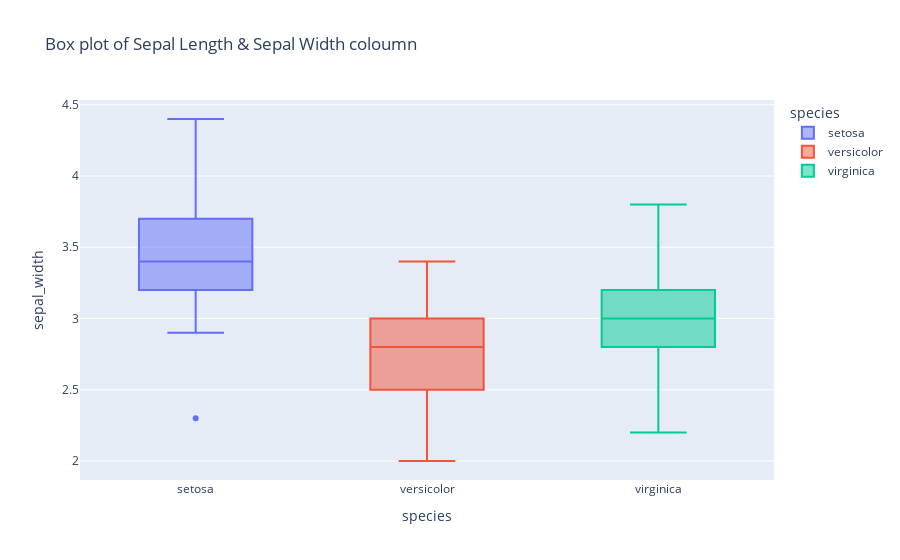

The cell this chart's notebook holds for it:
### Markdown cell above
## box plot

### Code cell
fig4=px.box(df,x='species',y='sepal_width',title='Box plot of Sepal Length & Sepal Width coloumn', color='species')  
fig4.show()

### Figure 1 — Plotly figure (JSON) as saved in the notebook; plotly's stock layout.template omitted (floating-point values rounded to 4 significant figures)
{"data": [{"alignmentgroup": "True", "hovertemplate": "species=%{x}<br>sepal_width=%{y}<extra></extra>", "legendgroup": "setosa", "marker": {"color": "#636efa"}, "name": "setosa", "notched": false, "offsetgroup": "setosa", "orientation": "v", "showlegend": true, "type": "box", "x": ["setosa", "setosa", "setosa", "setosa", "setosa", "setosa", "setosa", "setosa", "setosa", "setosa", "setosa", "setosa", "setosa", "setosa", "setosa", "setosa", "setosa", "setosa", "setosa", "setosa", "setosa", "setosa", "setosa", "setosa", "setosa", "setosa", "setosa", "setosa", "setosa", "setosa", "setosa", "setosa", "setosa", "setosa", "setosa", "setosa", "setosa", "setosa", "setosa", "setosa", "setosa", "setosa", "setosa", "setosa", "setosa", "setosa", "setosa", "setosa", "setosa", "setosa"], "x0": " ", "xaxis": "x", "y": [3.5, 3.0, 3.2, 3.1, 3.6, 3.9, 3.4, 3.4, 2.9, 3.1, 3.7, 3.4, 3.0, 3.0, 4.0, 4.4, 3.9, 3.5, 3.8, 3.8, 3.4, 3.7, 3.6, 3.3, 3.4, 3.0, 3.4, 3.5, 3.4, 3.2, 3.1, 3.4, 4.1, 4.2, 3.1, 3.2, 3.5, 3.6, 3.0, 3.4, 3.5, 2.3, 3.2, 3.5, 3.8, 3.0, 3.8, 3.2, 3.7, 3.3], "y0": " ", "yaxis": "y"}, {"alignmentgroup": "True", "hovertemplate": "species=%{x}<br>sepal_width=%{y}<extra></extra>", "legendgroup": "versicolor", "marker": {"color": "#EF553B"}, "name": "versicolor", "notched": false, "offsetgroup": "versicolor", "orientation": "v", "showlegend": true, "type": "box", "x": ["versicolor", "versicolor", "versicolor", "versicolor", "versicolor", "versicolor", "versicolor", "versicolor", "versicolor", "versicolor", "versicolor", "versicolor", "versicolor", "versicolor", "versicolor", "versicolor", "versicolor", "versicolor", "versicolor", "versicolor", "versicolor", "versicolor", "versicolor", "versicolor", "versicolor", "versicolor", "versicolor", "versicolor", "versicolor", "versicolor", "versicolor", "versicolor", "versicolor", "versicolor", "versicolor", "versicolor", "versicolor", "versicolor", "versicolor", "versicolor", "versicolor", "versicolor", "versicolor", "versicolor", "versicolor", "versicolor", "versicolor", "versicolor", "versicolor", "versicolor"], "x0": " ", "xaxis": "x", "y": [3.2, 3.2, 3.1, 2.3, 2.8, 2.8, 3.3, 2.4, 2.9, 2.7, 2.0, 3.0, 2.2, 2.9, 2.9, 3.1, 3.0, 2.7, 2.2, 2.5, 3.2, 2.8, 2.5, 2.8, 2.9, 3.0, 2.8, 3.0, 2.9, 2.6, 2.4, 2.4, 2.7, 2.7, 3.0, 3.4, 3.1, 2.3, 3.0, 2.5, 2.6, 3.0, 2.6, 2.3, 2.7, 3.0, 2.9, 2.9, 2.5, 2.8], "y0": " ", "yaxis": "y"}, {"alignmentgroup": "True", "hovertemplate": "species=%{x}<br>sepal_width=%{y}<extra></extra>", "legendgroup": "virginica", "marker": {"color": "#00cc96"}, "name": "virginica", "notched": false, "offsetgroup": "virginica", "orientation": "v", "showlegend": true, "type": "box", "x": ["virginica", "virginica", "virginica", "virginica", "virginica", "virginica", "virginica", "virginica", "virginica", "virginica", "virginica", "virginica", "virginica", "virginica", "virginica", "virginica", "virginica", "virginica", "virginica", "virginica", "virginica", "virginica", "virginica", "virginica", "virginica", "virginica", "virginica", "virginica", "virginica", "virginica", "virginica", "virginica", "virginica", "virginica", "virginica", "virginica", "virginica", "virginica", "virginica", "virginica", "virginica", "virginica", "virginica", "virginica", "virginica", "virginica", "virginica", "virginica", "virginica", "virginica"], "x0": " ", "xaxis": "x", "y": [3.3, 2.7, 3.0, 2.9, 3.0, 3.0, 2.5, 2.9, 2.5, 3.6, 3.2, 2.7, 3.0, 2.5, 2.8, 3.2, 3.0, 3.8, 2.6, 2.2, 3.2, 2.8, 2.8, 2.7, 3.3, 3.2, 2.8, 3.0, 2.8, 3.0, 2.8, 3.8, 2.8, 2.8, 2.6, 3.0, 3.4, 3.1, 3.0, 3.1, 3.1, 3.1, 2.7, 3.2, 3.3, 3.0, 2.5, 3.0, 3.4, 3.0], "y0": " ", "yaxis": "y"}], "layout": {"boxmode": "overlay", "legend": {"title": {"text": "species"}, "tracegroupgap": 0}, "title": {"text": "Box plot of Sepal Length & Sepal Width coloumn"}, "xaxis": {"anchor": "y", "categoryarray": ["setosa", "versicolor", "virginica"], "categoryorder": "array", "domain": [0, 1], "title": {"text": "species"}}, "yaxis": {"anchor": "x", "domain": [0, 1], "title": {"text": "sepal_width"}}}}
